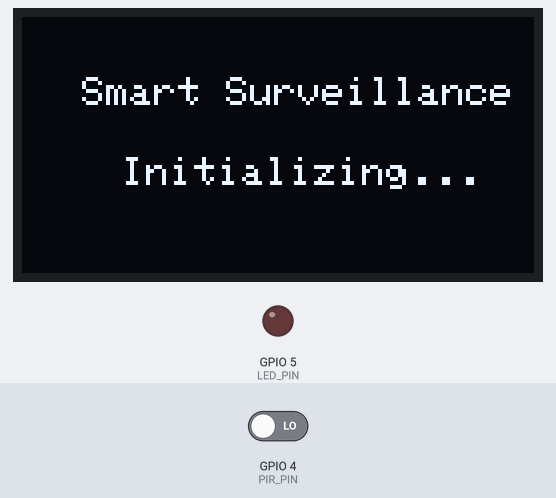
Bench run of a sketch on a simulated ESP32. Parts: 128×64 one-colour display, output pins drawn as LEDs (lit = HIGH). The test bench sets the inputs (shaded band); at power-on: GPIO 4 (PIR_PIN) LOW. What the sketch prints to the serial monitor is not drawn.

Above: at 6.2 s.
6.3 s: GPIO 4 (PIR_PIN) driven HIGH
At 7.1 s:
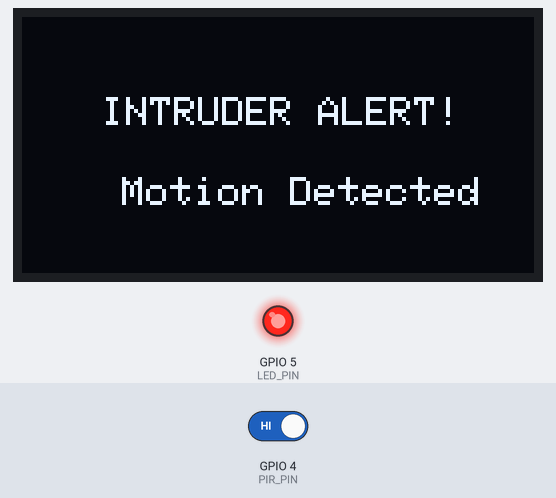
7.8 s: GPIO 4 (PIR_PIN) driven LOW
At 9.2 s:
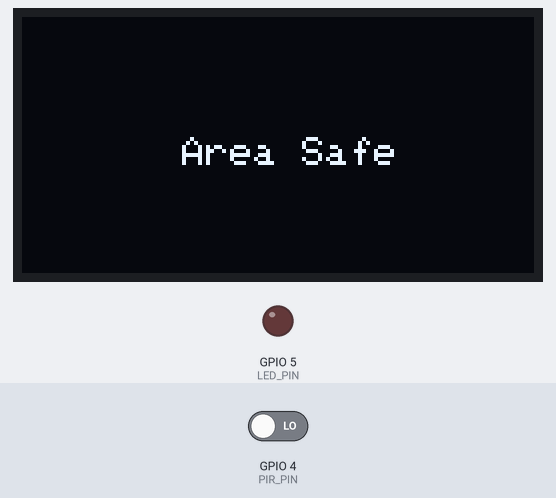
Timing chart, 0 to 10.8 s (numbered marks = the images above; inputs shaded):
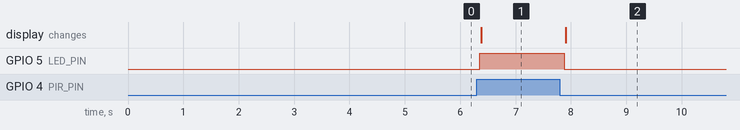

The sketch:

sketch.ino
```cpp
#include <Wire.h>
#include <Adafruit_GFX.h>
#include <Adafruit_SSD1306.h>

#define SCREEN_WIDTH 128
#define SCREEN_HEIGHT 64
#define PIR_PIN 4
#define LED_PIN 5 // Changed from BUZZER_PIN to LED_PIN
#define SDA_PIN 21
#define SCL_PIN 22

Adafruit_SSD1306 display(SCREEN_WIDTH, SCREEN_HEIGHT, &Wire, -1);
bool lastState = LOW;

void setup() {
  Serial.begin(115200);
  pinMode(PIR_PIN, INPUT);
  pinMode(LED_PIN, OUTPUT); // Changed from BUZZER_PIN to LED_PIN
  Wire.begin(SDA_PIN, SCL_PIN);
  if (!display.begin(SSD1306_SWITCHCAPVCC, 0x3C)) {
    Serial.println("OLED not found");
    while (true);
  }
  display.clearDisplay();
  display.setTextSize(1);
  display.setTextColor(SSD1306_WHITE);
  display.setCursor(15, 15);
  display.println("Smart Surveillance");
  display.setCursor(25, 35);
  display.println("Initializing...");
  display.display();
  delay(5000); // PIR warm-up
}

void loop() {
  int motion = digitalRead(PIR_PIN);
  if (motion != lastState) {
    display.clearDisplay();
    display.setTextSize(1);
    display.setTextColor(SSD1306_WHITE);
    if (motion == HIGH) {
      Serial.println("Motion Detected!");
      digitalWrite(LED_PIN, HIGH); // Changed from BUZZER_PIN to LED_PIN
      display.setCursor(20, 20);
      display.println("INTRUDER ALERT!");
      display.setCursor(25, 40);
      display.println("Motion Detected");
    } else {
      Serial.println("Area Safe");
      digitalWrite(LED_PIN, LOW); // Changed from BUZZER_PIN to LED_PIN
      display.setCursor(40, 30);
      display.println("Area Safe");
    }
    display.display();
    lastState = motion;
  }
  delay(100);
}
```

Measured:
- after the input at 6.3 s, GPIO 5 (LED_PIN): LOW → HIGH after 0.06 s; the display: changes after 0.08 s (image 1)
- after the input at 7.8 s, GPIO 5 (LED_PIN): HIGH → LOW after 0.08 s; the display: changes after 0.11 s (image 2)
